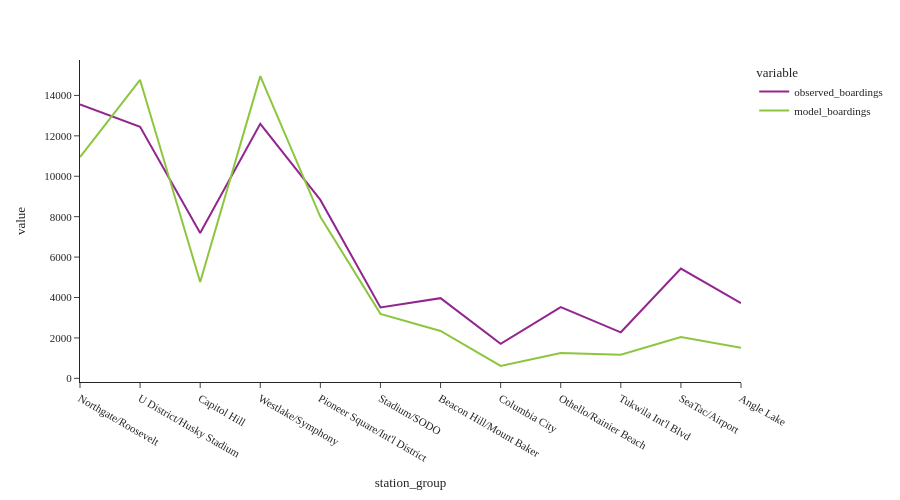

Source (notebook cell):
### Code cell
fig = px.line(df_combined[['observed_boardings','model_boardings']])
fig.update_layout(height=500, width=900, font=dict(size=11),
                  yaxis_tickformat = '.00f')
fig.show()

### Figure 1 — Plotly figure (JSON) as saved in the notebook; plotly's stock layout.template omitted (floating-point values rounded to 4 significant figures)
{"data": [{"hovertemplate": "variable=observed_boardings<br>station_group=%{x}<br>value=%{y}<extra></extra>", "legendgroup": "observed_boardings", "line": {"color": "#91268F", "dash": "solid"}, "marker": {"symbol": "circle"}, "mode": "lines", "name": "observed_boardings", "orientation": "v", "showlegend": true, "type": "scatter", "x": ["Northgate/Roosevelt", "U District/Husky Stadium", "Capitol Hill", "Westlake/Symphony", "Pioneer Square/Int'l District", "Stadium/SODO", "Beacon Hill/Mount Baker", "Columbia City", "Othello/Rainier Beach", "Tukwila Int'l Blvd", "SeaTac/Airport", "Angle Lake"], "xaxis": "x", "y": [13550.0, 12450.0, 7196.0, 12590.0, 8830.0, 3507.0, 3968.0, 1713.0, 3524.0, 2278.0, 5435.0, 3725.0], "yaxis": "y"}, {"hovertemplate": "variable=model_boardings<br>station_group=%{x}<br>value=%{y}<extra></extra>", "legendgroup": "model_boardings", "line": {"color": "#8CC63E", "dash": "solid"}, "marker": {"symbol": "circle"}, "mode": "lines", "name": "model_boardings", "orientation": "v", "showlegend": true, "type": "scatter", "x": ["Northgate/Roosevelt", "U District/Husky Stadium", "Capitol Hill", "Westlake/Symphony", "Pioneer Square/Int'l District", "Stadium/SODO", "Beacon Hill/Mount Baker", "Columbia City", "Othello/Rainier Beach", "Tukwila Int'l Blvd", "SeaTac/Airport", "Angle Lake"], "xaxis": "x", "y": [10950.0, 14770.0, 4763.0, 14960.0, 7993.0, 3191.0, 2345.0, 616.0, 1255.0, 1168.0, 2044.0, 1516.0], "yaxis": "y"}], "layout": {"font": {"size": 11}, "height": 500, "legend": {"title": {"text": "variable"}, "tracegroupgap": 0}, "margin": {"t": 60}, "width": 900, "xaxis": {"anchor": "y", "domain": [0.0, 1.0], "title": {"text": "station_group"}}, "yaxis": {"anchor": "x", "domain": [0.0, 1.0], "tickformat": ".00f", "title": {"text": "value"}}}}
